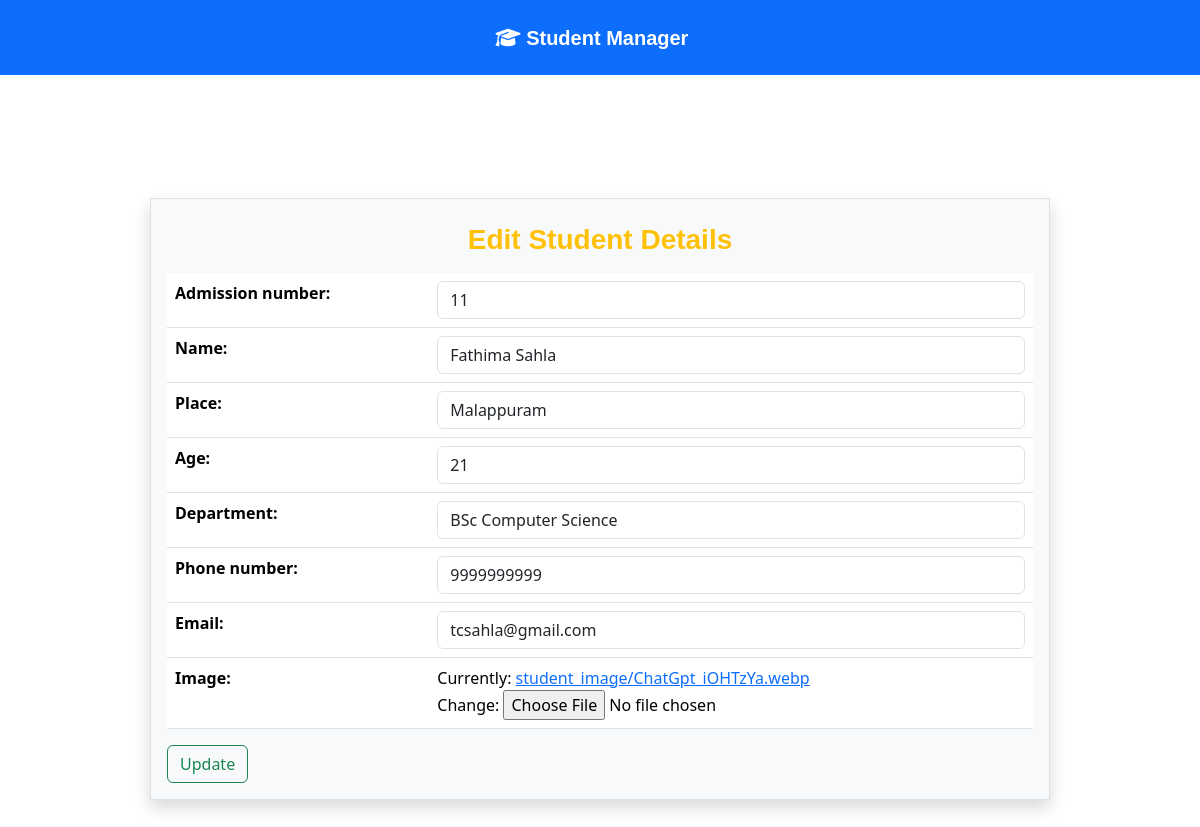
Page /student/edit/9 on the committed database.
### student/models.py (models this page shows)
class Student(models.Model):
    admission_number=models.IntegerField(unique=True)
    name=models.CharField(max_length=100)
    place=models.CharField(max_length=50)
    age=models.IntegerField()
    department=models.CharField(max_length=50)
    phone_number=models.CharField(max_length=10)
    email=models.EmailField()
    image=models.ImageField(upload_to='student_image')

### student/views.py (the view, shortened to what this page needs)
# urls.py: path('edit/<int:id>',EditTaskView.as_view(),name='edit'),
class EditTaskView(View):
    def get(self, request, **kw):
        sid = kw.get('id')
        stu = Student.objects.get(id=sid)
        form = StudentModelForm(initial={
            'admission_number': stu.admission_number,
            'name': stu.name,
            'place': stu.place,
            'age': stu.age,
            'department': stu.department,
            'phone_number': stu.phone_number,
            'email': stu.email,
            'image': stu.image
        })
        return render(request, 'edit.html', {'form': form})

### student/forms.py
class StudentModelForm(forms.ModelForm):
    class Meta:
        model=Student
        fields='__all__'
        widgets={
            'admission_number':forms.TextInput(attrs={'class':'form-control','placeholder':'Enter Admission Number'}),
            'name':forms.TextInput(attrs={'class':'form-control','placeholder':'Enter Name'}),
            'place':forms.TextInput(attrs={'class':'form-control','placeholder':'Enter Place'}),
            'age':forms.TextInput(attrs={'class':'form-control','placeholder':'Enter Age'}),
            'department':forms.TextInput(attrs={'class':'form-control','placeholder':'Enter Department'}),
            'phone_number':forms.TextInput(attrs={'class':'form-control','placeholder':'Enter phone Number'}),
            'email':forms.TextInput(attrs={'class':'form-control','placeholder':'Enter Email'}),
            }

### student/templates/edit.html (shortened to what this page needs)
{% extends 'navheader.html' %}
{% block header %}
        <div class="d-flex justify-content-center align-items-center" style="height: 100vh;">
            <div class="w-75 border shadow bg-light p-3 mt-5">
                <h3 class="text-center p-2 text-warning" style="font-family:Verdana, Geneva, Tahoma, sans-serif; font-weight: bold;">Edit Student Details</h3>
                <form action="" method="post" enctype="multipart/form-data">
                    <table class="table">
                        {{form.as_table}}
                    </table>
                    <button class="btn btn-outline-success">Update</button>
                </form>
            </div>
        </div>
{% endblock header %}

### rows in the picture
Student: admission_number "11", name "Fathima Sahla", place "Malappuram", age "21", department "BSc Computer Science", phone_number "9999999999", email "tcsahla@gmail.com"
